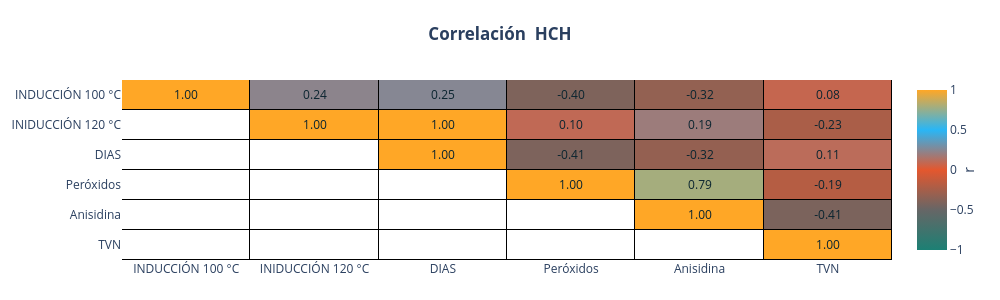
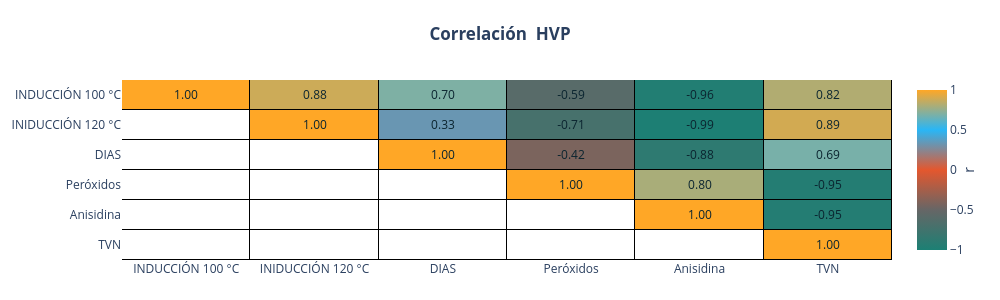

Notebook code cell kept with these figures, in order:
### Code cell
for p in df.PRODUCTO.unique():
    f = plot_corr_triangle(df[df.PRODUCTO==p],
     value_cols=["INDUCCIÓN 100 °C", "INIDUCCIÓN 120 °C", "DIAS", "Peróxidos", "Anisidina", "TVN"],
      title=f"<b> Correlación  {p} </b>", 
    width=1000, height=300)
    print(f"correlacion_{p}.html")
    f.show()
    s3.save_plotly_html(f, f"correlacion_{p}.html")

### Figure 1 — Plotly figure (JSON) as saved in the notebook; plotly's stock layout.template omitted (floating-point values rounded to 4 significant figures)
{"data": [{"colorscale": [[0, "#FFFFFF"], [1, "#FFFFFF"]], "hoverinfo": "skip", "showscale": false, "type": "heatmap", "x": ["INDUCCIÓN 100 °C", "INIDUCCIÓN 120 °C", "DIAS", "Peróxidos", "Anisidina", "TVN"], "xgap": 1, "y": ["INDUCCIÓN 100 °C", "INIDUCCIÓN 120 °C", "DIAS", "Peróxidos", "Anisidina", "TVN"], "ygap": 1, "z": [[NaN, NaN, NaN, NaN, NaN, NaN], [0.0, NaN, NaN, NaN, NaN, NaN], [0.0, 0.0, NaN, NaN, NaN, NaN], [0.0, 0.0, 0.0, NaN, NaN, NaN], [0.0, 0.0, 0.0, 0.0, NaN, NaN], [0.0, 0.0, 0.0, 0.0, 0.0, NaN]]}, {"colorbar": {"title": {"side": "right", "text": "r"}}, "colorscale": [[0, "#1C8074"], [0.25, "#666666"], [0.5, "#E4572E"], [0.75, "#29B6F6"], [1, "#FFA726"]], "hovertemplate": "Variable X: %{x}<br>Variable Y: %{y}<br>Correlación (r): %{z:.3f}<extra></extra>", "text": [["1.00", "0.24", "0.25", "-0.40", "-0.32", "0.08"], ["", "1.00", "1.00", "0.10", "0.19", "-0.23"], ["", "", "1.00", "-0.41", "-0.32", "0.11"], ["", "", "", "1.00", "0.79", "-0.19"], ["", "", "", "", "1.00", "-0.41"], ["", "", "", "", "", "1.00"]], "textfont": {"color": "#0b2530", "size": 12}, "texttemplate": "%{text}", "type": "heatmap", "x": ["INDUCCIÓN 100 °C", "INIDUCCIÓN 120 °C", "DIAS", "Peróxidos", "Anisidina", "TVN"], "xgap": 1, "y": ["INDUCCIÓN 100 °C", "INIDUCCIÓN 120 °C", "DIAS", "Peróxidos", "Anisidina", "TVN"], "ygap": 1, "z": [[1.0, 0.2356, 0.252, -0.4049, -0.321, 0.08158], [NaN, 1.0, 0.9998, 0.09655, 0.1929, -0.229], [NaN, NaN, 1.0, -0.4089, -0.3156, 0.1108], [NaN, NaN, NaN, 1.0, 0.7897, -0.1872], [NaN, NaN, NaN, NaN, 1.0, -0.4148], [NaN, NaN, NaN, NaN, NaN, 1.0]], "zmax": 1, "zmin": -1}], "layout": {"height": 300, "margin": {"b": 40, "l": 60, "r": 80, "t": 80}, "paper_bgcolor": "#FFFFFF", "plot_bgcolor": "#000000", "title": {"text": "<b> Correlación  HCH </b>", "x": 0.5, "xanchor": "center"}, "width": 1000, "xaxis": {"showgrid": false, "tickangle": 0, "title": {}}, "yaxis": {"autorange": "reversed", "showgrid": false, "title": {}}}}

### Figure 2 — Plotly figure (JSON) as saved in the notebook; plotly's stock layout.template omitted (floating-point values rounded to 4 significant figures)
{"data": [{"colorscale": [[0, "#FFFFFF"], [1, "#FFFFFF"]], "hoverinfo": "skip", "showscale": false, "type": "heatmap", "x": ["INDUCCIÓN 100 °C", "INIDUCCIÓN 120 °C", "DIAS", "Peróxidos", "Anisidina", "TVN"], "xgap": 1, "y": ["INDUCCIÓN 100 °C", "INIDUCCIÓN 120 °C", "DIAS", "Peróxidos", "Anisidina", "TVN"], "ygap": 1, "z": [[NaN, NaN, NaN, NaN, NaN, NaN], [0.0, NaN, NaN, NaN, NaN, NaN], [0.0, 0.0, NaN, NaN, NaN, NaN], [0.0, 0.0, 0.0, NaN, NaN, NaN], [0.0, 0.0, 0.0, 0.0, NaN, NaN], [0.0, 0.0, 0.0, 0.0, 0.0, NaN]]}, {"colorbar": {"title": {"side": "right", "text": "r"}}, "colorscale": [[0, "#1C8074"], [0.25, "#666666"], [0.5, "#E4572E"], [0.75, "#29B6F6"], [1, "#FFA726"]], "hovertemplate": "Variable X: %{x}<br>Variable Y: %{y}<br>Correlación (r): %{z:.3f}<extra></extra>", "text": [["1.00", "0.88", "0.70", "-0.59", "-0.96", "0.82"], ["", "1.00", "0.33", "-0.71", "-0.99", "0.89"], ["", "", "1.00", "-0.42", "-0.88", "0.69"], ["", "", "", "1.00", "0.80", "-0.95"], ["", "", "", "", "1.00", "-0.95"], ["", "", "", "", "", "1.00"]], "textfont": {"color": "#0b2530", "size": 12}, "texttemplate": "%{text}", "type": "heatmap", "x": ["INDUCCIÓN 100 °C", "INIDUCCIÓN 120 °C", "DIAS", "Peróxidos", "Anisidina", "TVN"], "xgap": 1, "y": ["INDUCCIÓN 100 °C", "INIDUCCIÓN 120 °C", "DIAS", "Peróxidos", "Anisidina", "TVN"], "ygap": 1, "z": [[1.0, 0.88, 0.6981, -0.5939, -0.9581, 0.8188], [NaN, 1.0, 0.329, -0.7064, -0.9899, 0.8948], [NaN, NaN, 1.0, -0.4185, -0.8801, 0.6854], [NaN, NaN, NaN, 1.0, 0.7995, -0.9481], [NaN, NaN, NaN, NaN, 1.0, -0.949], [NaN, NaN, NaN, NaN, NaN, 1.0]], "zmax": 1, "zmin": -1}], "layout": {"height": 300, "margin": {"b": 40, "l": 60, "r": 80, "t": 80}, "paper_bgcolor": "#FFFFFF", "plot_bgcolor": "#000000", "title": {"text": "<b> Correlación  HVP </b>", "x": 0.5, "xanchor": "center"}, "width": 1000, "xaxis": {"showgrid": false, "tickangle": 0, "title": {}}, "yaxis": {"autorange": "reversed", "showgrid": false, "title": {}}}}
